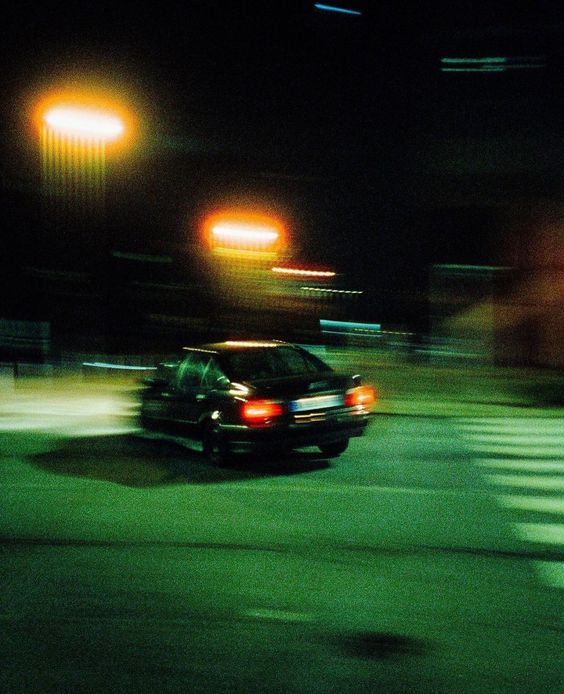
#> input picture Aplikasi A1-A8/image.jpg, 564 x 694 px, given in place of the camera
$ python pertemuanL2.py
#> lines starting #> are read from the running program, lines starting #| are printed output that depends on the picture; after the words box and inside, x2 and y2 are one past the last pixel; in counts of white or black regions, pixels touching at a corner belong together
import cv2
import numpy as np
def nothing(x): # Function to do nothing
    pass

cam = cv2.VideoCapture(0)
cv2.namedWindow("Trackbars")

cv2.createTrackbar("L-H","Trackbars",0,179,nothing) #HUE
#> slider 'L-H' is set to 35
cv2.createTrackbar("L-S","Trackbars",0,255,nothing) #SATURATION
#> slider 'L-S' is set to 51
cv2.createTrackbar("L-V","Trackbars",0,255,nothing) #VALUE
#> slider 'L-V' is set to 51
cv2.createTrackbar("U-H","Trackbars",179,179,nothing)
cv2.createTrackbar("U-S","Trackbars",255,255,nothing)
cv2.createTrackbar("U-V","Trackbars",255,255,nothing)

while True:
    _,frame = cam.read()
#> frame is the input picture: shape (694, 564, 3); mean B, G, R 30.7, 54.4, 36.6
    hsv = cv2.cvtColor(frame, cv2.COLOR_BGR2HSV) #BLUE GREEN RED(BGR) to HUE SATURATION VALUE(HSV)
#> hsv: shape (694, 564, 3); mean H, S, V 71.1, 132.2, 59.3
    l_h = cv2.getTrackbarPos("L-H","Trackbars") #LOWER
    l_s = cv2.getTrackbarPos("L-S","Trackbars")
    l_v = cv2.getTrackbarPos("L-V","Trackbars")
    u_h = cv2.getTrackbarPos("U-H","Trackbars") #UPPER
    u_s = cv2.getTrackbarPos("U-S","Trackbars")
    u_v = cv2.getTrackbarPos("U-V","Trackbars")
    lower_color = np.array([l_h,l_s,l_v]) #Set to lower_color
    upper_color = np.array([u_h,u_s,u_v]) #Set to upper_color
    mask = cv2.inRange(hsv,lower_color,upper_color)
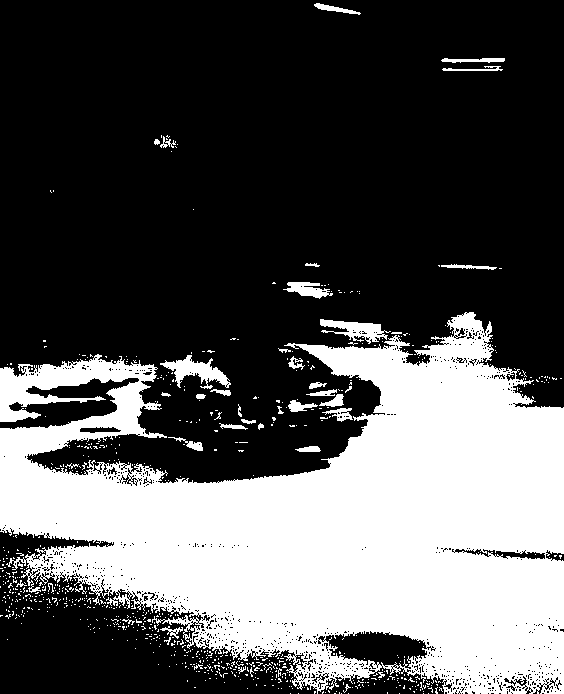
#> mask: shape (694, 564); 33.7% white; 767 white regions (728 under 20 px), largest, box (x1, y1, x2, y2) and area: (0, 312, 564, 694) 125074, (160, 355, 231, 389) 975, (320, 319, 391, 344) 797
    result = cv2.bitwise_and(frame,frame,mask=mask) #Hasil dari proses
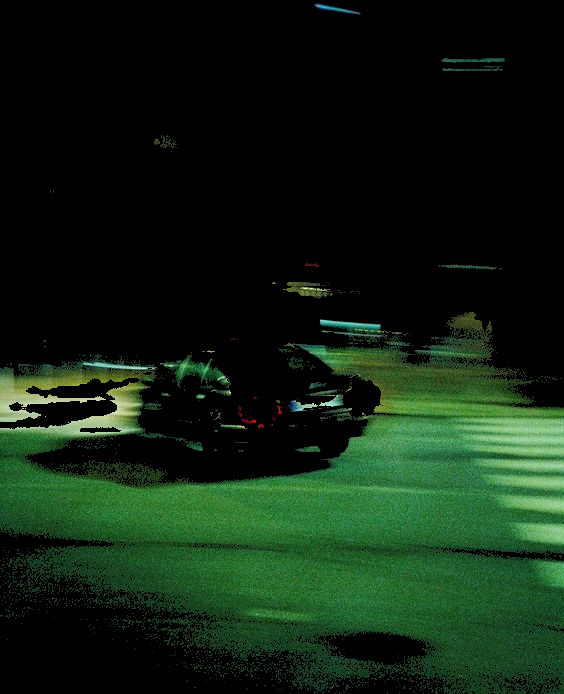
#> result: shape (694, 564, 3); mean B, G, R 17.6, 34.8, 15.9

    cv2.imshow("frame",frame)
    cv2.imshow("mask",mask)
    cv2.imshow("result",result)
    key = cv2.waitKey(1)
#> (key Esc is pressed here)
    if key == 27:
        break #Jika menekan "ESC"
cam.release()
cv2.destroyAllWindows()
